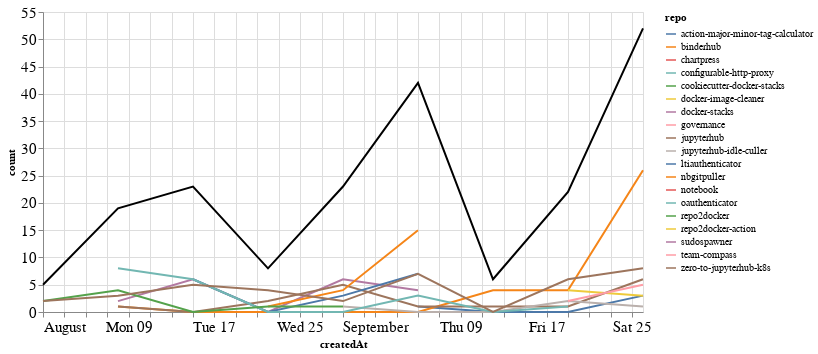

The notebook cell this image was saved under:
### Markdown cell above
### Comments

### Code cell
comments_time = comments.groupby('repo').resample('W', on='createdAt').count()['author'].reset_index()
comments_time = comments_time.rename(columns={'author': 'count'})
comments_time_total = comments_time.groupby('createdAt').agg({"count": "sum"}).reset_index()
ch1 = alt.Chart(comments_time, width=600).mark_line().encode(
    x='createdAt',
    y='count',
    color='repo',
    tooltip="repo"
)

ch2 = alt.Chart(comments_time_total, width=600).mark_line(color="black").encode(
    x='createdAt',
    y='count',
)

ch1 + ch2

### Figure 1 — Vega-Lite specification as saved in the notebook (floating-point values rounded to 4 significant figures)
{"config": {"axisLeft": {"labelFontSize": 15}, "axisBottom": {"labelFontSize": 15}}, "layer": [{"data": {"name": "data-1bb3c2aa90e2880a617cce624ee38284"}, "mark": "line", "encoding": {"color": {"type": "nominal", "field": "repo"}, "tooltip": {"type": "nominal", "field": "repo"}, "x": {"type": "temporal", "field": "createdAt"}, "y": {"type": "quantitative", "field": "count"}}, "width": 600}, {"data": {"name": "data-103b72d01f6783eca8798a2750ece0e2"}, "mark": {"type": "line", "color": "black"}, "encoding": {"x": {"type": "temporal", "field": "createdAt"}, "y": {"type": "quantitative", "field": "count"}}, "width": 600}], "$schema": "https://vega.github.io/schema/vega-lite/v4.8.1.json", "datasets": {"data-1bb3c2aa90e2880a617cce624ee38284": [{"repo": "action-major-minor-tag-calculator", "createdAt": "2021-09-05T00:00:00", "count": 1}, {"repo": "action-major-minor-tag-calculator", "createdAt": "2021-09-12T00:00:00", "count": 0}, {"repo": "action-major-minor-tag-calculator", "createdAt": "2021-09-19T00:00:00", "count": 0}, {"repo": "action-major-minor-tag-calculator", "createdAt": "2021-09-26T00:00:00", "count": 3}, {"repo": "binderhub", "createdAt": "2021-08-08T00:00:00", "count": 1}, {"repo": "binderhub", "createdAt": "2021-08-15T00:00:00", "count": 0}, {"repo": "binderhub", "createdAt": "2021-08-22T00:00:00", "count": 0}, {"repo": "binderhub", "createdAt": "2021-08-29T00:00:00", "count": 0}, {"repo": "binderhub", "createdAt": "2021-09-05T00:00:00", "count": 0}, {"repo": "binderhub", "createdAt": "2021-09-12T00:00:00", "count": 4}, {"repo": "binderhub", "createdAt": "2021-09-19T00:00:00", "count": 4}, {"repo": "binderhub", "createdAt": "2021-09-26T00:00:00", "count": 26}, {"repo": "chartpress", "createdAt": "2021-09-05T00:00:00", "count": 2}, {"repo": "configurable-http-proxy", "createdAt": "2021-09-19T00:00:00", "count": 2}, {"repo": "cookiecutter-docker-stacks", "createdAt": "2021-09-05T00:00:00", "count": 1}, {"repo": "docker-image-cleaner", "createdAt": "2021-09-19T00:00:00", "count": 4}, {"repo": "docker-image-cleaner", "createdAt": "2021-09-26T00:00:00", "count": 3}, {"repo": "docker-stacks", "createdAt": "2021-08-08T00:00:00", "count": 2}, {"repo": "docker-stacks", "createdAt": "2021-08-15T00:00:00", "count": 6}, {"repo": "docker-stacks", "createdAt": "2021-08-22T00:00:00", "count": 0}, {"repo": "docker-stacks", "createdAt": "2021-08-29T00:00:00", "count": 6}, {"repo": "docker-stacks", "createdAt": "2021-09-05T00:00:00", "count": 4}, {"repo": "governance", "createdAt": "2021-08-01T00:00:00", "count": 1}, {"repo": "jupyterhub", "createdAt": "2021-08-08T00:00:00", "count": 1}, {"repo": "jupyterhub", "createdAt": "2021-08-15T00:00:00", "count": 0}, {"repo": "jupyterhub", "createdAt": "2021-08-22T00:00:00", "count": 2}, {"repo": "jupyterhub", "createdAt": "2021-08-29T00:00:00", "count": 5}, {"repo": "jupyterhub", "createdAt": "2021-09-05T00:00:00", "count": 1}, {"repo": "jupyterhub", "createdAt": "2021-09-12T00:00:00", "count": 1}, {"repo": "jupyterhub", "createdAt": "2021-09-19T00:00:00", "count": 1}, {"repo": "jupyterhub", "createdAt": "2021-09-26T00:00:00", "count": 6}, {"repo": "jupyterhub-idle-culler", "createdAt": "2021-08-29T00:00:00", "count": 1}, {"repo": "jupyterhub-idle-culler", "createdAt": "2021-09-05T00:00:00", "count": 0}, {"repo": "jupyterhub-idle-culler", "createdAt": "2021-09-12T00:00:00", "count": 0}, {"repo": "jupyterhub-idle-culler", "createdAt": "2021-09-19T00:00:00", "count": 2}, {"repo": "jupyterhub-idle-culler", "createdAt": "2021-09-26T00:00:00", "count": 1}, {"repo": "ltiauthenticator", "createdAt": "2021-08-15T00:00:00", "count": 6}, {"repo": "ltiauthenticator", "createdAt": "2021-08-22T00:00:00", "count": 0}, {"repo": "ltiauthenticator", "createdAt": "2021-08-29T00:00:00", "count": 3}, {"repo": "ltiauthenticator", "createdAt": "2021-09-05T00:00:00", "count": 7}, {"repo": "nbgitpuller", "createdAt": "2021-08-22T00:00:00", "count": 1}, {"repo": "nbgitpuller", "createdAt": "2021-08-29T00:00:00", "count": 4}, {"repo": "nbgitpuller", "createdAt": "2021-09-05T00:00:00", "count": 15}, {"repo": "notebook", "createdAt": "2021-08-29T00:00:00", "count": 1}, {"repo": "oauthenticator", "createdAt": "2021-08-08T00:00:00", "count": 8}, {"repo": "oauthenticator", "createdAt": "2021-08-15T00:00:00", "count": 6}, {"repo": "oauthenticator", "createdAt": "2021-08-22T00:00:00", "count": 0}, {"repo": "oauthenticator", "createdAt": "2021-08-29T00:00:00", "count": 0}, {"repo": "oauthenticator", "createdAt": "2021-09-05T00:00:00", "count": 3}, {"repo": "oauthenticator", "createdAt": "2021-09-12T00:00:00", "count": 0}, {"repo": "oauthenticator", "createdAt": "2021-09-19T00:00:00", "count": 1}, {"repo": "repo2docker", "createdAt": "2021-08-01T00:00:00", "count": 2}, {"repo": "repo2docker", "createdAt": "2021-08-08T00:00:00", "count": 4}, {"repo": "repo2docker", "createdAt": "2021-08-15T00:00:00", "count": 0}, {"repo": "repo2docker", "createdAt": "2021-08-22T00:00:00", "count": 1}, {"repo": "repo2docker", "createdAt": "2021-08-29T00:00:00", "count": 1}, {"repo": "repo2docker-action", "createdAt": "2021-09-05T00:00:00", "count": 1}, {"repo": "sudospawner", "createdAt": "2021-09-12T00:00:00", "count": 1}, {"repo": "team-compass", "createdAt": "2021-09-19T00:00:00", "count": 2}, {"repo": "team-compass", "createdAt": "2021-09-26T00:00:00", "count": 5}, {"repo": "zero-to-jupyterhub-k8s", "createdAt": "2021-08-01T00:00:00", "count": 2}, {"repo": "zero-to-jupyterhub-k8s", "createdAt": "2021-08-08T00:00:00", "count": 3}, {"repo": "zero-to-jupyterhub-k8s", "createdAt": "2021-08-15T00:00:00", "count": 5}, {"repo": "zero-to-jupyterhub-k8s", "createdAt": "2021-08-22T00:00:00", "count": 4}, {"repo": "zero-to-jupyterhub-k8s", "createdAt": "2021-08-29T00:00:00", "count": 2}, {"repo": "zero-to-jupyterhub-k8s", "createdAt": "2021-09-05T00:00:00", "count": 7}, {"repo": "zero-to-jupyterhub-k8s", "createdAt": "2021-09-12T00:00:00", "count": 0}, {"repo": "zero-to-jupyterhub-k8s", "createdAt": "2021-09-19T00:00:00", "count": 6}, {"repo": "zero-to-jupyterhub-k8s", "createdAt": "2021-09-26T00:00:00", "count": 8}], "data-103b72d01f6783eca8798a2750ece0e2": [{"createdAt": "2021-08-01T00:00:00", "count": 5}, {"createdAt": "2021-08-08T00:00:00", "count": 19}, {"createdAt": "2021-08-15T00:00:00", "count": 23}, {"createdAt": "2021-08-22T00:00:00", "count": 8}, {"createdAt": "2021-08-29T00:00:00", "count": 23}, {"createdAt": "2021-09-05T00:00:00", "count": 42}, {"createdAt": "2021-09-12T00:00:00", "count": 6}, {"createdAt": "2021-09-19T00:00:00", "count": 22}, {"createdAt": "2021-09-26T00:00:00", "count": 52}]}}
